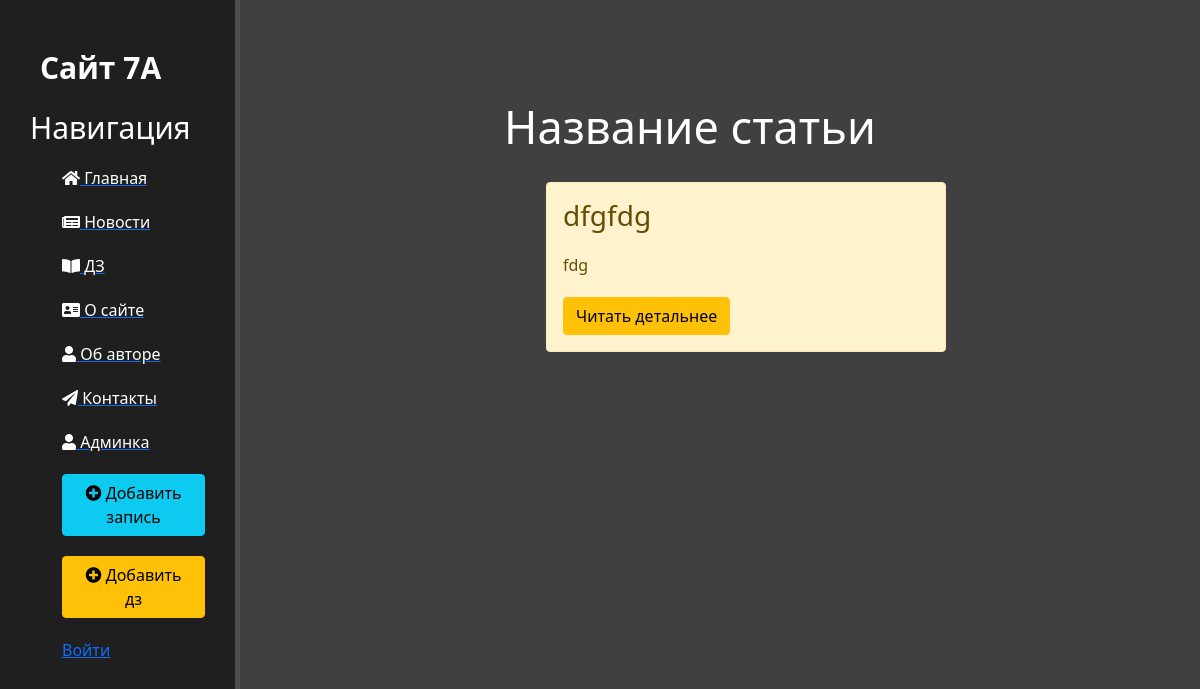
The app's page /news, older data.
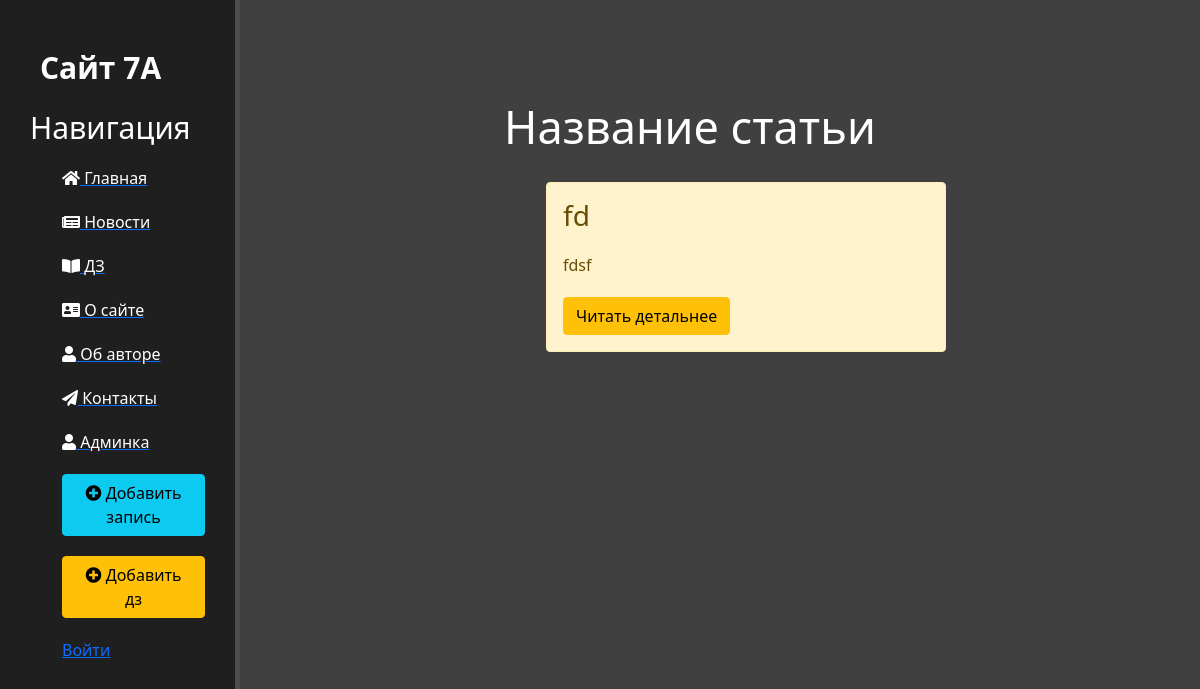
The same page, newer data.
### news/models.py (models this page shows, shortened)
class Articles(models.Model):
    title = models.CharField('Название', max_length=50)
    anons = models.CharField('Анонс', max_length=250)
    full_text = models.TextField("Текст")
    date = models.CharField('Дата публикации', default=time, max_length=50)
    class Meta:
        verbose_name = "Новость"

### news/views.py (the view)
# urls.py: path("", views.news_home, name="news_home"),
def news_home(request):
    news = Articles.objects.order_by('-date')
    return render(request, 'news/news.html', {'news': news})

### news/templates/news/news.html (shortened to what this page needs)
{% extends "main/layout.html" %}
{% block content %}
    <div class="features">
        <h1>Название статьи</h1>
        {% if news %}
            {% for el in news %}
                <div class="alert alert-warning">
                    <h3>{{ el.title }}</h3>
                    <p>{{ el.anons }}</p>
                    <a href="{% url "news-detail" el.id%}" class="btn btn-warning">Читать детальнее</a>
                </div>
            {% endfor %}
        {% else %}
            <p>У вас нет записей!</p>
        {% endif %}
    </div>
{% endblock %}

Row changes from the older to the newer data that the page shows:
removed Articles: title "dfgfdg", anons "fdg"
added Articles: title "fd", anons "fdsf"
